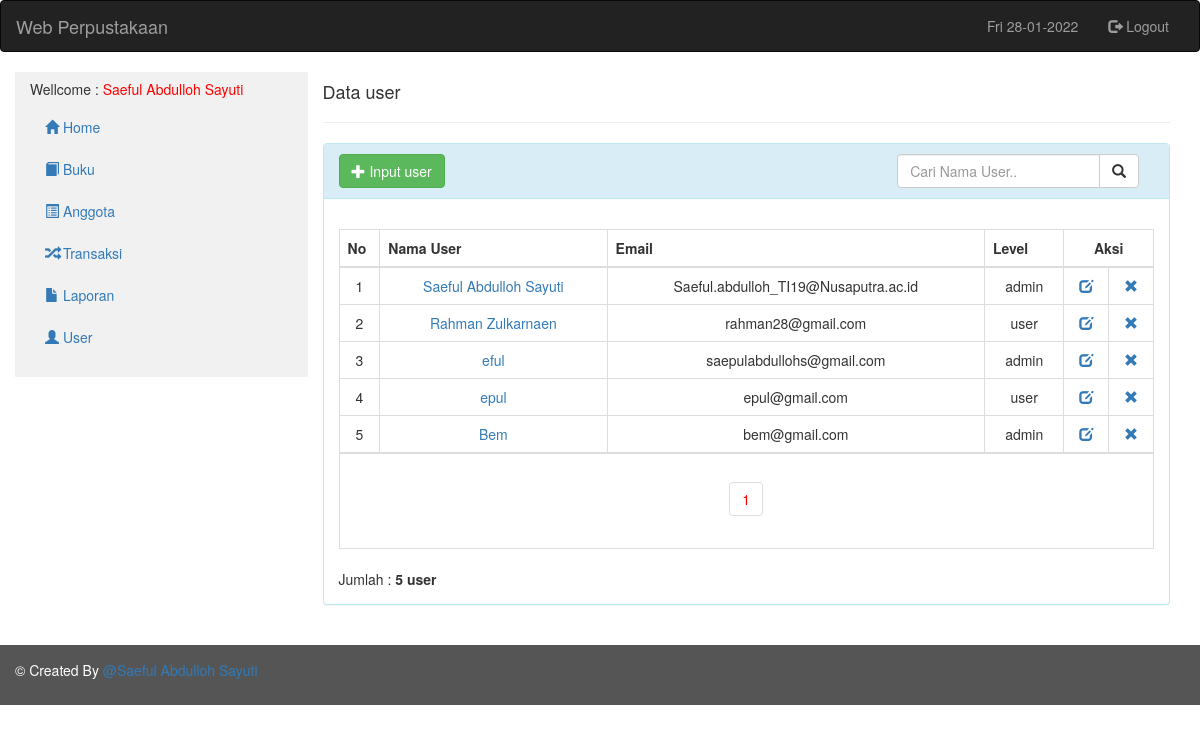
Screenshot of /admin/index.php?page=user (signed in) with the database file from the repository.
### tables this page shows
CREATE TABLE `tbl_user` (
  `id` int(3) NOT NULL,
  `nama` varchar(200) NOT NULL,
  `username` varchar(50) NOT NULL,
  `password` varchar(200) NOT NULL,
  `email` varchar(100) NOT NULL,
  `foto` varchar(50) NOT NULL,
  `level` enum('admin','user') NOT NULL
);

### admin/user_data.php (the view, shortened to what this page needs)
<div class="col-sm-9">
  <h4>Data user</h4>
  <hr>
</div>
<div id="loginbox" style="margin-top: ;" class="mainbox col-md-9">
	<div class="panel panel-info">
		<div class="panel-heading">
			<a  class="btn btn-success" href="?page=user_input"><span class="glyphicon glyphicon-plus"></span> Input user</a>
			<div class="pull-right col-md-4">
				<form action="?page=user_search" method="post">
          <div class="input-group">
				  	<input type="text" name="cari" class="form-control" placeholder="Cari Nama User..">
				    <span class="input-group-btn">
				    <button type="submit" class="btn btn-default" type="button">
				    	<span class="glyphicon glyphicon-search"></span>
				    </button>
				    </span>
				  </div>
				</form>
      </div>
		</div>
		<div style="padding-top: 10px" class="panel-body">
		<br>
			<table class="table table-bordered">
				<thead>
				<tr>
					<th width="5%">No</th>
					<th>Nama User</th>
					<th>Email</th>
					<th>Level</th>
					<th style="text-align: center;" colspan="2">Aksi</th>
				</tr>
				</thead>
				<tbody>
				<?php
				include_once '../inc/class.perpus.php';
				$user = new user;
				$records_per_page=5;
				$query = "SELECT * FROM tbl_user";
				$newquery = $user->paging($query,$records_per_page);
				if (empty($page)) {
					$posisi = 0;
				}else{
					$posisi = ($page - 1) * $records_per_page;
				}
				$no=1+$posisi;
				foreach ($user->showData($newquery) as $value) {
					?>
					<tr style="text-align: center;">
					<td><?php echo $no; ?></td>
					<td><a href="?page=detil-user&id=<?=$value['id']?>"><?=$value['nama']; ?></a></td>
					<td><?=$value['email']; ?></td>
					<td><?=$value['level']?></td>
					<td>
						<a href="?page=user_edit&id=<?=$value['id']?>" title="edit"><span class="glyphicon glyphicon-edit"></span></a>
					</td>
					<td>
						<a href="?page=delete&user_id=<?php print($value['id']) ?>" onclick="return confirm('Anda yakin ingin menghapus data user <?php echo $value['nama']; ?> ?')" title="Hapus"><span class="glyphicon glyphicon-remove"></span></a>
					</td>
					</tr>
					<?php
					$no++;
				}
				?>
				</tbody>
				<tr>
	        <td colspan="7" align="center">
			    <div class="pagination-wrap">
			      <?php $user->paginglink($query,$records_per_page); ?>
			    </div>
		  	  </td>
		    </tr>
			</table>
			Jumlah : <b><?php $user->jumlah($query); ?> user</b>
		</div>
	</div>
</div>

### rows the page displays
tbl_user: nama "Saeful Abdulloh Sayuti", email "Saeful.abdulloh_TI19@Nusaputra.ac.id", level "admin"
tbl_user: nama "Rahman Zulkarnaen", email "rahman28@gmail.com", level "user"
tbl_user: nama "eful", email "saepulabdullohs@gmail.com", level "admin"
tbl_user: nama "epul", email "epul@gmail.com", level "user"
tbl_user: nama "Bem", email "bem@gmail.com", level "admin"

### other values shown
date('D'.' '.'d-m-Y') "Fri 28-01-2022"
$_SESSION['nama'] "Saeful Abdulloh Sayuti"
$row "5"
